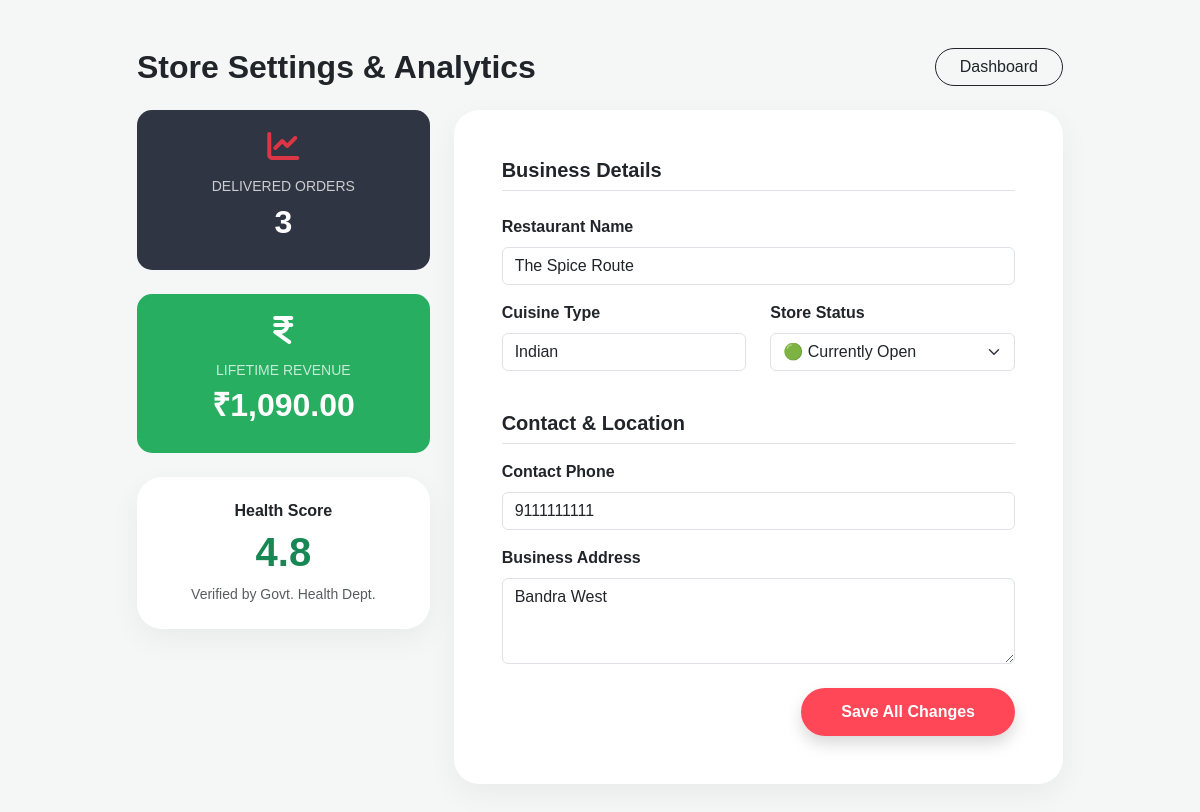
Page /restaurant/profile.php (signed in) on the committed database.
### tables this page shows
CREATE TABLE `restaurants` (
  `id` int(11) NOT NULL,
  `user_id` int(11) DEFAULT NULL,
  `restaurant_name` varchar(100) NOT NULL,
  `cuisine_type` varchar(50) DEFAULT NULL,
  `health_rating` decimal(2,1) DEFAULT 5.0,
  `status` enum('open','closed') DEFAULT 'open',
  `open_time` time DEFAULT '09:00:00',
  `close_time` time DEFAULT '22:00:00'
);

CREATE TABLE `users` (
  `id` int(11) NOT NULL,
  `full_name` varchar(100) NOT NULL,
  `email` varchar(100) NOT NULL,
  `password` varchar(255) NOT NULL,
  `phone` varchar(20) DEFAULT NULL,
  `role` enum('customer','restaurant','delivery') NOT NULL,
  `address` text DEFAULT NULL,
  `created_at` timestamp NOT NULL DEFAULT current_timestamp()
);

### restaurant/profile.php (the view, shortened to what this page needs)
<?php
include '../config/db.php';
$user_id = $_SESSION['user_id'];
$stmt = $conn->prepare("SELECT * FROM restaurants WHERE user_id = ?");
$stmt->execute([$user_id]);
$res = $stmt->fetch();
$res_id = $res['id'];
$total_delivered = $conn->query("SELECT COUNT(*) FROM orders WHERE restaurant_id = $res_id AND status = 'delivered'")->fetchColumn();
$revenue = $conn->query("SELECT SUM(total_amount) FROM orders WHERE restaurant_id = $res_id AND status = 'delivered'")->fetchColumn() ?? 0;
?>
<!DOCTYPE html>
<html lang="en">
<head>
    <link href="https://cdn.jsdelivr.net/npm/bootstrap@5.3.0/dist/css/bootstrap.min.css" rel="stylesheet">
    <link rel="stylesheet" href="https://cdnjs.cloudflare.com/ajax/libs/font-awesome/6.4.0/css/all.min.css">
</head>
<body>
<div class="container py-5">
    <div class="row justify-content-center">
        <div class="col-lg-10">
            <div class="d-flex justify-content-between align-items-center mb-4">
                <h2 class="fw-bold mb-0">Store Settings & Analytics</h2>
                <a href="dashboard.php" class="btn btn-outline-dark rounded-pill px-4">Dashboard</a>
            </div>
            <div class="row g-4">
                <div class="col-md-4">
                    <div class="analytics-pill mb-4">
                        <i class="fas fa-chart-line fa-2x mb-3 text-danger"></i>
                        <h6 class="text-uppercase small opacity-75">Delivered Orders</h6>
                        <h2 class="fw-bold"><?php echo $total_delivered; ?></h2>
                    </div>
                    <div class="analytics-pill mb-4" style="background: #27ae60;">
                        <i class="fas fa-indian-rupee-sign fa-2x mb-3"></i>
                        <h6 class="text-uppercase small opacity-75">Lifetime Revenue</h6>
                        <h2 class="fw-bold">₹<?php echo number_format($revenue, 2); ?></h2>
                    </div>
                    <div class="card glass-card p-4 text-center">
                        <h6 class="fw-bold">Health Score</h6>
                        <h1 class="text-success fw-bold"><?php echo $res['health_rating']; ?></h1>
                        <p class="small text-muted mb-0">Verified by Govt. Health Dept.</p>
                    </div>
                </div>
                <div class="col-md-8">
                    <div class="card glass-card p-5">
                        <form method="POST">
                            <h5 class="fw-bold mb-4 border-bottom pb-2">Business Details</h5>
                            <div class="mb-3">
                                <label class="form-label fw-bold">Restaurant Name</label>
                                <input type="text" name="restaurant_name" class="form-control" value="<?php echo $res['restaurant_name']; ?>" required>
                            </div>
                            <div class="row">
                                <div class="col-md-6 mb-3">
                                    <label class="form-label fw-bold">Cuisine Type</label>
                                    <input type="text" name="cuisine_type" class="form-control" value="<?php echo $res['cuisine_type']; ?>" required>
                                </div>
                                <div class="col-md-6 mb-3">
                                    <label class="form-label fw-bold">Store Status</label>
                                    <select name="status" class="form-select">
                                        <option value="open" <?php if($res['status']=='open') echo 'selected'; ?>>🟢 Currently Open</option>
                                    </select>
                                </div>
                            </div>
                            <h5 class="fw-bold mt-4 mb-3 border-bottom pb-2">Contact & Location</h5>
                            <?php
                                $u_stmt = $conn->prepare("SELECT phone, address FROM users WHERE id = ?");
                                $u_stmt->execute([$user_id]);
                                $u_data = $u_stmt->fetch();
                            ?>
                            <div class="mb-3">
                                <label class="form-label fw-bold">Contact Phone</label>
                                <input type="text" name="phone" class="form-control" value="<?php echo $u_data['phone']; ?>" required>
                            </div>
                            <div class="mb-4">
                                <label class="form-label fw-bold">Business Address</label>
                                <textarea name="address" class="form-control" rows="3" required><?php echo $u_data['address']; ?></textarea>
                            </div>
                            <div class="text-end">
                                <button type="submit" class="btn btn-save shadow">Save All Changes</button>
                            </div>
                        </form>
                    </div>
                </div>
            </div>
        </div>
    </div>
</div>
</body>
</html>

### restaurant/profile.php (style rules this page uses)
body { background: #f4f7f6; font-family: 'Poppins', sans-serif; }
.glass-card { background: white; border: none; border-radius: 25px; box-shadow: 0 10px 30px rgba(0,0,0,0.05); }
.analytics-pill { background: #2F3542; color: white; border-radius: 15px; padding: 20px; text-align: center; }
.btn-save { background: #FF4757; color: white; border-radius: 50px; padding: 12px 40px; border: none; font-weight: 600; }

### rows in the picture
restaurants: health_rating "4.8", restaurant_name "The Spice Route", cuisine_type "Indian", status "🟢 Currently Open"
users: phone "9111111111", address "Bandra West"

### other values in the picture
$total_delivered "3"
$revenue "1,090.00"
